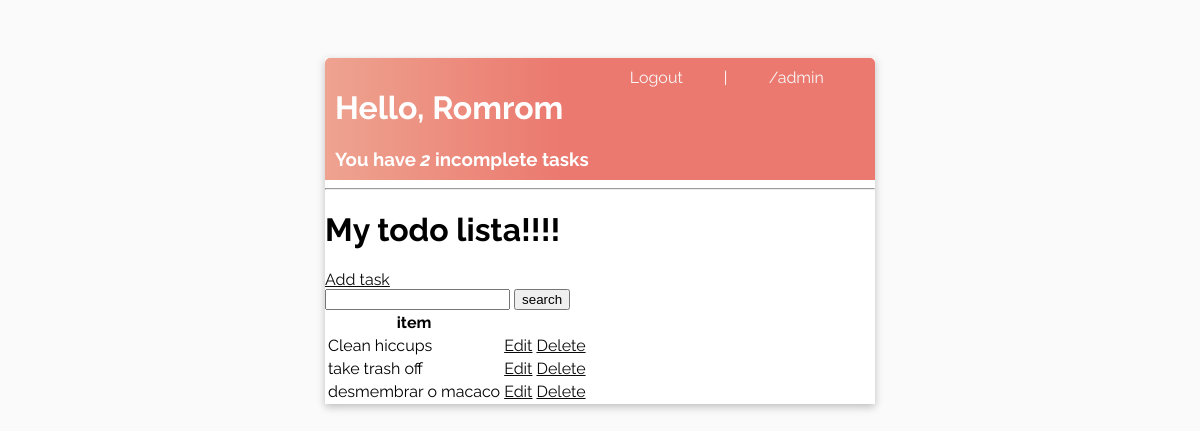
The app's page / (signed in) with its own data.
### base/models.py (models this page shows, shortened)
class Task(models.Model):
    user = models.ForeignKey(User, on_delete=models.CASCADE, null=True, blank=True)
    title = models.CharField(max_length=40)
    description = models.TextField(max_length=300, null=True, blank=True)
    complete = models.BooleanField(default=False)
    created = models.DateTimeField(auto_now_add=True)

### base/views.py (the view)
# urls.py: path('', TaskList.as_view(), name='tasks'),
class TaskList(LoginRequiredMixin, ListView):
    model = Task
    context_object_name = 'tasks' # usually is object_list
    def get_context_data(self,**kwargs):
        context = super().get_context_data(**kwargs)
        context['tasks'] = context['tasks'].filter(user=self.request.user)
        context['count'] = context['tasks'].filter(complete=False).count()
        search_input = self.request.GET.get('search-area') or ''
        if search_input:
            context['tasks'] = context['tasks'].filter(title__startswith=search_input)
        context['search_input'] = search_input
        return context

### base/templates/base/task_list.html
{% extends 'base/main.html' %}
{% block content %}
<header>
    <div>
        <h1>Hello, {{request.user|title}}</h1>
        <h3 style="margin: 0;">You have <i>{{count}}</i> incomplete task{{ count|pluralize:"s" }}</h3>
    </div>
    {% if request.user.is_authenticated %}
    <a href="{% url 'logout' %}">Logout</a> |
    {% else %}
    <a href="{% url 'login' %}">Login</a> |
    {% endif %}
    <a href="/admin">/admin</a></p>
</header>
<hr>
<h1>My todo lista!!!!</h1>
<a href="{% url 'task-create' %}">
    Add task
</a>
<form action="" method="GET">
    <input type="text" name="search-area" value="{{search_input}}">
    <input type="submit" value="search">
</form>
<table>
    <tr>
        <th>item</th>
        <th></th>
        <th></th>
    </tr>
    {% for task in tasks %}
    <tr>
        <td>{{task.title}}</td>
        <td>
            <a href="{% url 'task-update' task.id %}">Edit</a>
        </td>
        <td>
            <a href="{% url 'task-delete' task.id %}">Delete</a>
        </td>
    </tr>
    {% empty %}
    <h3>no items in list</h3>
    {% endfor %}
</table>
{% endblock content %}

### base/templates/base/main.html (style rules this page uses)
body { background-color: #FAFAFA; font-family: Raleway; padding-top: 50px; }
a, p { color: #0a0a0a; }
header { display: flex; justify-content: space-between; color: #fff; padding: 10px; border-radius: 5px 5px 0 0; background: linear-gradient(90deg, #EEA390 0%, #EB796F 43%, #EB796F 100%); }
header a { color: rgb(247, 247, 247); text-decoration: none; }

### records on screen
Task: title "Clean hiccups"
Task: title "take trash off"
Task: title "desmembrar o macaco"

### other values on screen
{{ request.user|title }} "Romrom"
{{ count }} "2"
